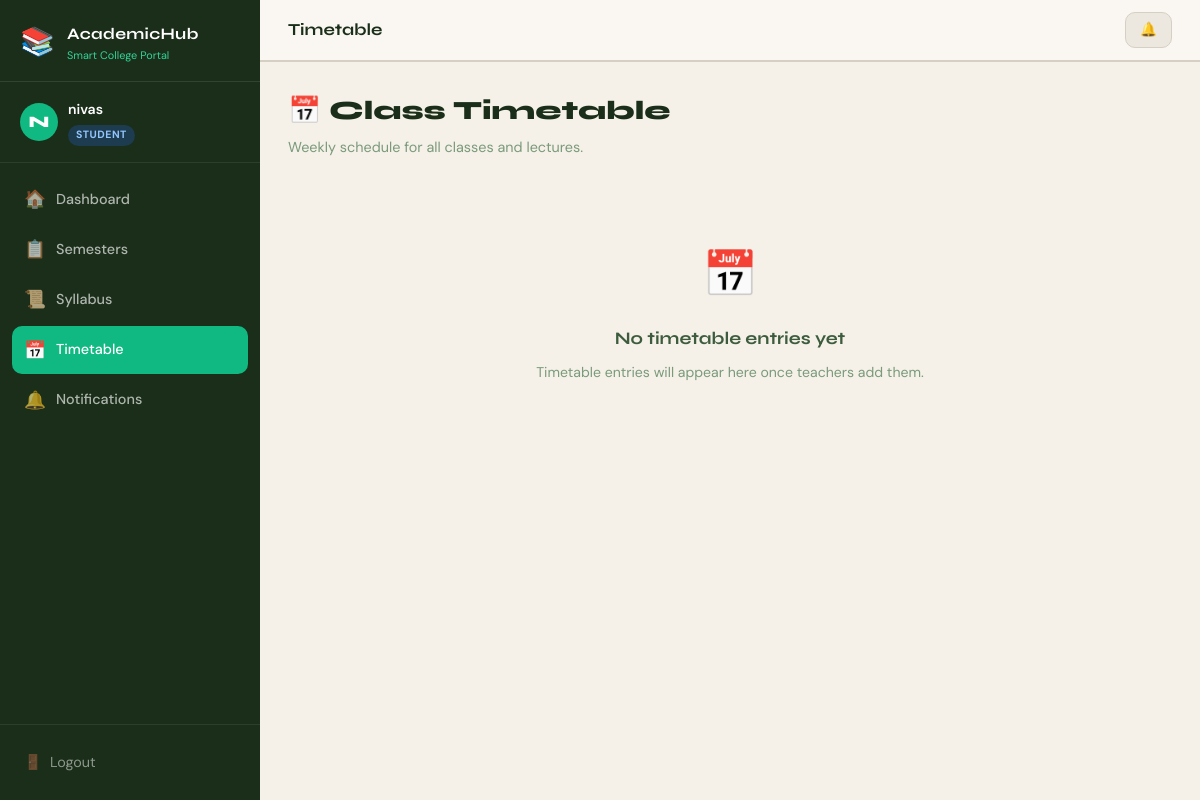
Page /timetable/ (signed in) on the committed database.
### core/models.py (models this page shows, shortened)
class User(AbstractBaseUser, PermissionsMixin):
    ROLE_CHOICES = [
        ('student', 'Student'),
        ('teacher', 'Teacher'),
    ]
    name = models.CharField(max_length=150)
    email = models.EmailField(unique=True)
    role = models.CharField(max_length=10, choices=ROLE_CHOICES, default='student')
    is_active = models.BooleanField(default=True)
    is_staff = models.BooleanField(default=False)
    date_joined = models.DateTimeField(auto_now_add=True)
    USERNAME_FIELD = 'email'
    REQUIRED_FIELDS = ['name', 'role']
    objects = UserManager()

### core/views.py (the view, shortened to what this page needs)
# urls.py: path('timetable/', views.timetable_view, name='timetable'),
@login_required
def timetable_view(request):
    days = ['Monday', 'Tuesday', 'Wednesday', 'Thursday', 'Friday', 'Saturday']
    entries = Timetable.objects.select_related('subject', 'subject__teacher').order_by('day', 'start_time')
    timetable_by_day = {day: [] for day in days}
    for entry in entries:
        if entry.day in timetable_by_day:
            timetable_by_day[entry.day].append(entry)
    has_entries  = entries.exists()
    all_subjects = Subject.objects.all().order_by('semester', 'name')
    return render(request, 'core/timetable.html', {
        'timetable_by_day': timetable_by_day,
        'days':             days,
        'has_entries':      has_entries,
        'all_subjects':     all_subjects,
    })

### core/templatetags/core_filters.py (called while the page is built)
@register.filter
def get_item(dictionary, key):
    return dictionary.get(key, [])

### core/templates/core/timetable.html (shortened to what this page needs)
{% extends 'core/base.html' %}
{% load core_filters %}
{% block page_title %}Timetable{% endblock %}
{% block content %}
<div class="timetable-page">
    <div class="page-header">
        <h2>📅 Class Timetable</h2>
        <p>Weekly schedule for all classes and lectures.</p>
    </div>
    <div class="timetable-container">
        {% if not has_entries %}
        <div class="empty-state">
            <div class="empty-icon">📅</div>
            <h3>No timetable entries yet</h3>
            {% if user.role == 'teacher' %}
            <p>Add your first entry using the form above.</p>
            {% else %}
            <p>Timetable entries will appear here once teachers add them.</p>
            {% endif %}
        </div>
        {% endif %}
    </div>
</div>
{% endblock %}

### core/templates/core/base.html (shortened to what this page needs)
<!DOCTYPE html>
<html lang="en">
<head>
    {% load static %}
    <link rel="stylesheet" href="{% static 'css/styles.css' %}">
</head>
<body>
    {% if user.is_authenticated %}
    <div class="app-layout">
        <aside class="sidebar" id="sidebar">
            <div class="sidebar-brand">
                <div class="brand-icon">📚</div>
                <div class="brand-text">
                    <span class="brand-name">AcademicHub</span>
                    <span class="brand-sub">Smart College Portal</span>
                </div>
            </div>
            <div class="sidebar-user">
                <div class="user-avatar">{{ user.name|first|upper }}</div>
                <div class="user-info">
                    <span class="user-name">{{ user.name }}</span>
                    <span class="user-role role-badge role-{{ user.role }}">{{ user.role|capfirst }}</span>
                </div>
            </div>
<nav class="sidebar-nav">
    {% if user.role == 'student' %}
    <a href="{% url 'dashboard' %}" class="nav-item {% if request.resolver_match.url_name == 'dashboard' %}active{% endif %}">
        <span class="nav-icon">🏠</span><span>Dashboard</span>
    </a>
    <a href="{% url 'semesters' %}" class="nav-item {% if 'semester' in request.resolver_match.url_name %}active{% endif %}">
        <span class="nav-icon">📋</span><span>Semesters</span>
    </a>
    <a href="{% url 'syllabus' %}" class="nav-item {% if 'syllabus' in request.resolver_match.url_name %}active{% endif %}">
        <span class="nav-icon">📜</span><span>Syllabus</span>
    </a>
    {% endif %}
    <a href="{% url 'timetable' %}" class="nav-item {% if request.resolver_match.url_name == 'timetable' %}active{% endif %}">
        <span class="nav-icon">📅</span><span>Timetable</span>
    </a>
    <a href="{% url 'notifications' %}" class="nav-item {% if request.resolver_match.url_name == 'notifications' %}active{% endif %}">
        <span class="nav-icon">🔔</span><span>Notifications</span>
    </a>
</nav>
            <div class="sidebar-footer">
                <a href="{% url 'logout' %}" class="logout-btn">
                    <span>🚪</span> Logout
                </a>
            </div>
        </aside>
        <main class="main-content">
            <div class="topbar">
                <div class="topbar-title">{% block page_title %}{% endblock %}</div>
                <div class="topbar-actions">
                    <a href="{% url 'notifications' %}" class="notif-btn">
                        🔔
                    </a>
                </div>
            </div>
            <div class="content-area">
                {% block content %}{% endblock %}
            </div>
        </main>
    </div>
    {% else %}
        {% block auth_content %}{% endblock %}
    {% endif %}
</body>
</html>

### rows in the picture
User: name|first "N", name "nivas", role "STUDENT"
